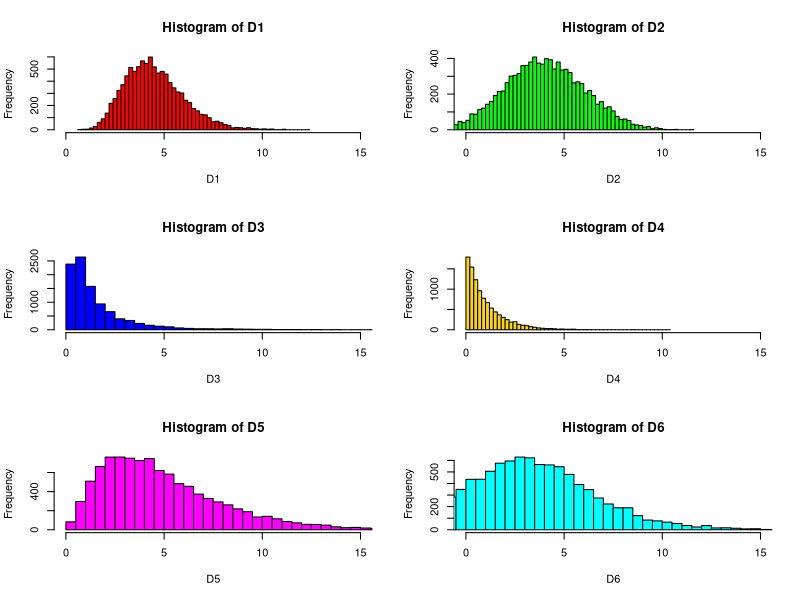
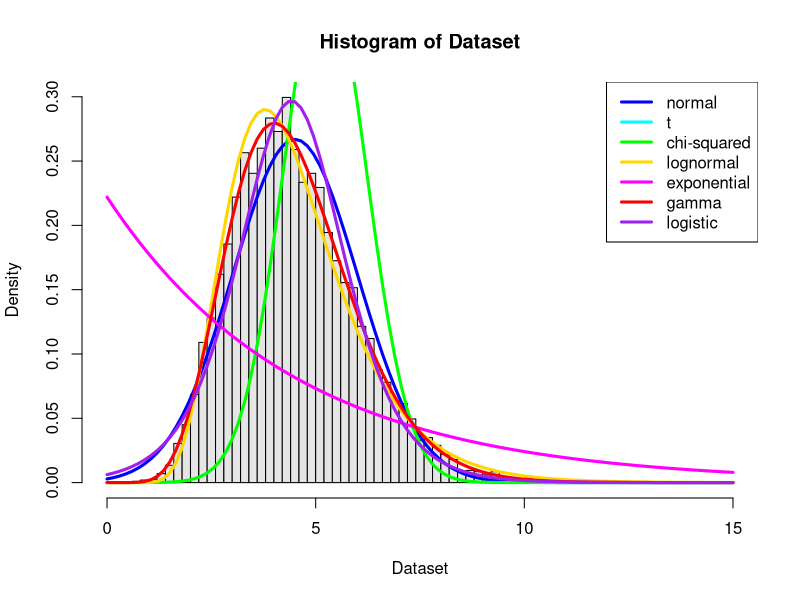
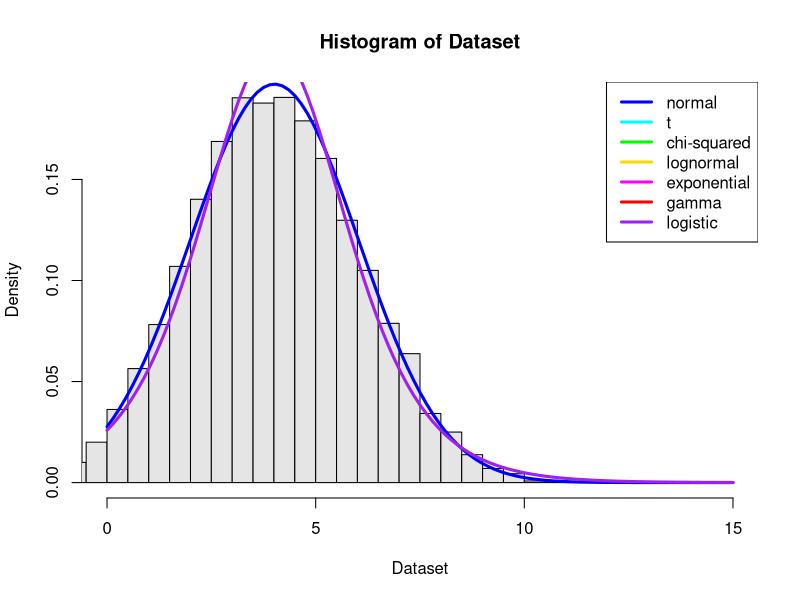
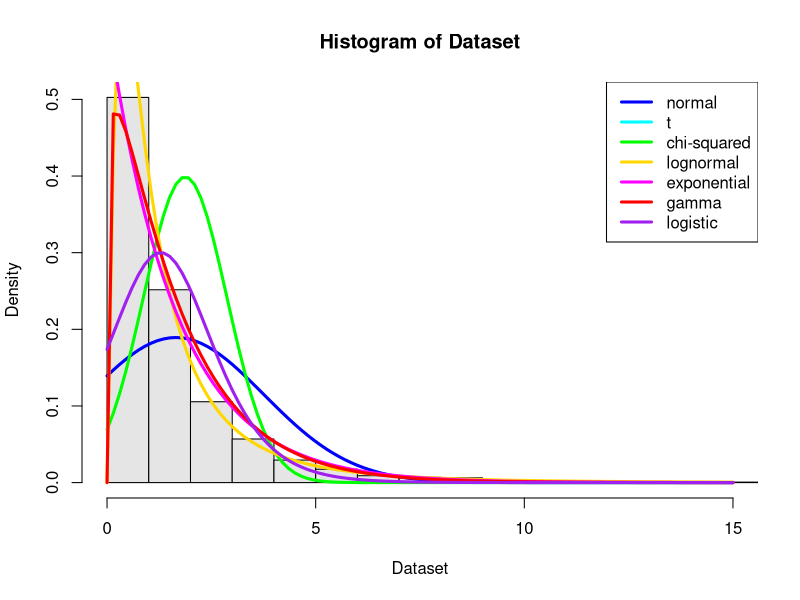
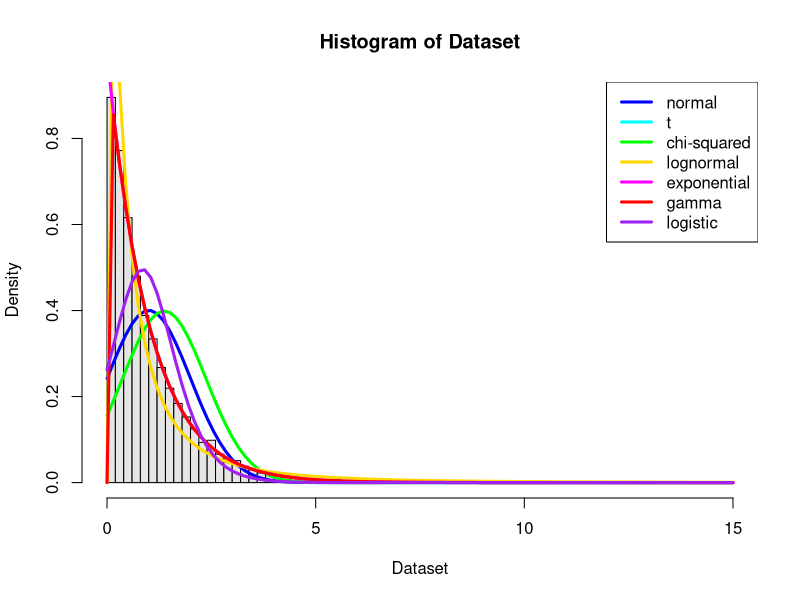
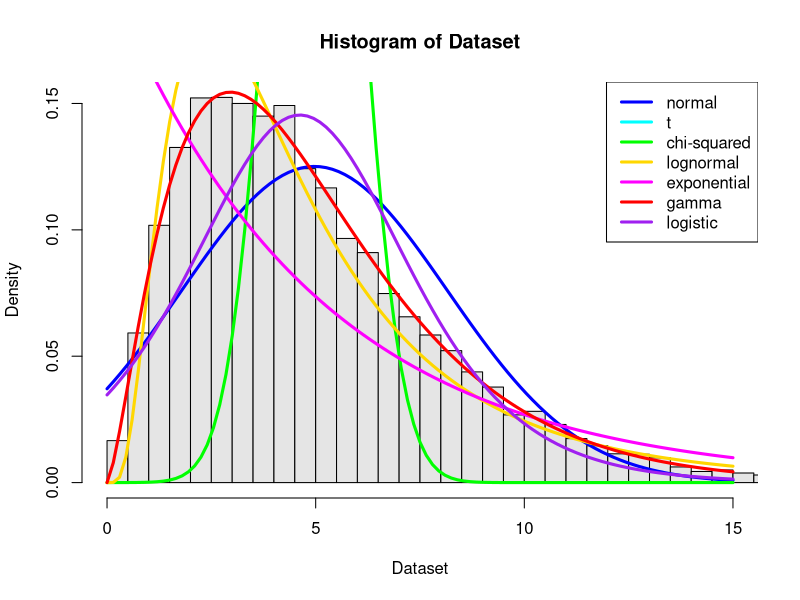
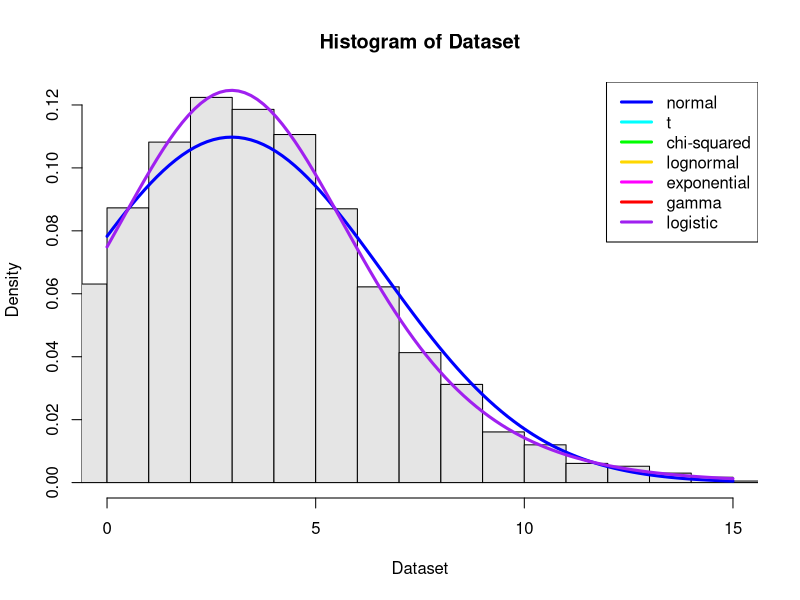

The R script that drew these images, in order:

# CS249 -- Spring 2017 -- D.S. Parker (c) 2017

# # Problem:  Fitting Distribution Parameters to Data

# Problem:  given a sequence of random real values, attempt to determine which distribution it follows.
# 
# More specifically, develop a program that reads in a numeric table, and --
# for each dataset in the table (where each column in the table is a "dataset")
# -- determines the distribution and parameters that gives the closest match to it.
# 
# For example, if the dataset has 1 column that fits a normal distribution
# with mean 2 and standard deviation 3, your program should print the line:
#
#   normal 2 3
#
# As a more interesting example, a demonstration table is included below
# that has 6 columns, each with a different distribution.
# With this table as input, your program should print the following output:
#
#   gamma 9 2
#   normal 4 2
#   lognormal 0 1
#   exponential 1
#   chi-squared 5
#   logistic 3 2
#
# For simplicity, the parameters used in this assignment will always be integers,
# so the printed output should always have integer parameter values.
# 

# ## fitdistr
# 
# Your program can use the "fitdistr" function in the MASS library in order to fit distributions to data.
# 
# To use fitdistr, you can install the MASS package in R

# In[29]:

not.installed <- function(pkg) !is.element(pkg, installed.packages()[,1])

if (not.installed("MASS"))  install.packages("MASS")  # we need the MASS package

library(MASS)  #  load the MASS package

#  ?fitdistr      #  look at the help for the fitdistr function


# ##  Generate a sample table with 6 columns (datasets)
# 
# The table is of size (N x 6), where N=10000.
# Each column in this dataset is a random sample from a different distribution.

# In[20]:

# we generate a table whose columns are random samples from different distributions

N = 10000
D1 = rgamma( N, 9, 2 )
D2 = rnorm( N, 4, 2 )
D3 = rlnorm( N, 0, 1 )
D4 = rexp( N, 1 )
D5 = rchisq( N, 5 )
D6 = rlogis( N, 3, 2 )

# All parameter values in this assignment will be integers !

Table = round(cbind( D1,D2,D3,D4,D5,D6 ),8)

colnames(Table) = c("D1","D2","D3","D4","D5","D6")

# print the first few lines of the table:

head(Table)


# ## For fun, plot a histogram of each column in the Table

# In[30]:

opar = par(mfrow = c(3,2))

# make 3 rows of plots, with 2 plots per row

B=60
hist( D1, col="red", xlim=c(0,15), breaks=B )
hist( D2, col="green", xlim=c(0,15), breaks=B )
hist( D3, col="blue", xlim=c(0,15), breaks=B )
hist( D4, col="gold", xlim=c(0,15), breaks=B )
hist( D5, col="magenta", xlim=c(0,15), breaks=B )
hist( D6, col="cyan", xlim=c(0,15), breaks=B )

par(opar)  # restore previous values of plotting parameters


# ## Your program should handle these kinds of distributions:

# In[34]:

Distribution_name = c(
    "normal",
    "t",
    "chi-squared",
    "lognormal",
    "exponential",
    "gamma",
    "logistic"
)

Distribution_can_have_negative_values = c(
    TRUE,
    TRUE,
    FALSE,
    FALSE,
    FALSE,
    FALSE,
    TRUE
)

Distribution_function = c(
    dnorm,
    dt,
    dchisq,
    dlnorm,
    dexp,
    dgamma,
    dlogis
)

Distribution_color = c(
    "blue",
    "cyan",
    "green",
    "gold",
    "magenta",
    "red",
    "purple"
)

add_curve = function( dist_name, p ) {
    if (dist_name == "normal")      curve( dnorm(x, p[1], p[2] ),    col="blue", lwd=3, add=TRUE )
    if (dist_name == "t")           curve( dt(x, p[1], p[2], p[3] ), col="cyan", lwd=3, add=TRUE )
    if (dist_name == "chi-squared") curve( dnorm(x, p[1] ),          col="green", lwd=3, add=TRUE )
    if (dist_name == "lognormal")   curve( dlnorm(x, p[1], p[2] ), col="gold", lwd=3, add=TRUE )
    if (dist_name == "exponential") curve( dexp(x, p[1] ),         col="magenta", lwd=3, add=TRUE )
    if (dist_name == "gamma")       curve( dgamma(x, p[1], p[2] ),  col="red", lwd=3, add=TRUE )
    if (dist_name == "logistic")    curve( dlogis(x, p[1], p[2] ),  col="purple", lwd=3, add=TRUE )
}


# ## Example of how to analyze the data in R, with fitdistr:

# In[37]:

n = nrow(Table)
p = ncol(Table)

for (j in 1:p) {
    Dataset = Table[,j]   #  j-th dataset = j-th column of the data table
    cat(sprintf("\ntrying Dataset %d:\n", j))
    
    Dataset_is_nonnegative = !any( Dataset < 0 )
    if (Dataset_is_nonnegative) {
        cat("Dataset is nonnegative\n")
    } else {
        cat("Dataset has some negative values, so it cannot follow nonnegative distributions\n")
    }

    hist( Dataset, col="gray90", xlim=c(0,15), breaks=50, probability=TRUE )
    # display a histogram for each column Dataset
    legend( "topright", Distribution_name, col=Distribution_color, lwd=3 )

    for (i in 1:length(Distribution_name)) {
        dist_name = Distribution_name[i]
        if (Distribution_can_have_negative_values[i] || Dataset_is_nonnegative) {
            # don't try to fit a nonnegative distribution to data that is negative

            if (dist_name == "chi-squared") {  # fitdistr requires special handling of chi-squared
                fit = suppressWarnings( fitdistr( Dataset, dist_name, list(df=round(mean(Dataset))), method="BFGS" ) )
            } else {
                fit = suppressWarnings( fitdistr( Dataset, dist_name ) )
            }

            # "fit" is the object returned by fitdistr, describing the fit

            fitted_parameters = fit$estimate
            log_likelihood = fit$loglik

            parameter_value_string = paste(round(fitted_parameters), collapse=" ")
            # we round the parameter values so that they are integers.

            # This is what the output is supposed to look like:
            cat(sprintf("%s %s\n", dist_name, parameter_value_string))  

            # To show how good the fit is, we also print the log-likelihood here
            cat(sprintf("               log-likelihood = %f\n", log_likelihood))
            
            add_curve( dist_name, fitted_parameters )  # show the fit on the histogram

            # The optimal distribution is the one with maximum-likelihood
            #  (and:  maximum-likelihood == maximum-log-likelihood).
            # Your program needs to determine which distribution maximizes this.
        }
    }
}


# The computation above can take a little while, don't worry about this.
# Be patient here ....

# ## That's it!  Now just write an R script that does this for any dataset it reads in.
# 
# To get you started, your R script can be an extension of this outline:
# 

# #  Read in a table (in csv format) from standard input:
# Table = data.matrix(read.csv( file("stdin"), header=TRUE ))
# 
# 
# Distribution = c( "normal", "t", "chi-squared", "lognormal", "exponential", "gamma", "logistic")
# Distribution_can_have_negative_values = c( TRUE, TRUE, FALSE, FALSE, FALSE, FALSE, TRUE )
# 
# for (j in 1:ncol(Table)) {
#     Dataset = Table[,j]        #  j-th dataset = the j-th column of the table
#     Dataset_is_nonnegative = !any( Dataset < 0 )
# 
#     for (i in 1:length(Distribution)) {
#         dist_name = Distribution[i]
#         if (Distribution_can_have_negative_values[i] || Dataset_is_nonnegative) {
#             # don't try to fit a nonnegative distribution to data that is negative
# 
#             if (dist_name == "chi-squared") {
#                 # fitdistr requires special handling of chi-squared
#                 fit = suppressWarnings( fitdistr( Dataset, dist_name,
#                                   list(df=round(mean(Dataset))), method="BFGS" ) )
#             } else {
#                 fit = suppressWarnings( fitdistr( Dataset, dist_name ) )
#             }
# 
#             fitted_parameters = fit$estimate
#             log_likelihood = fit$loglik
#             
#             parameter_value_string = paste(round(fitted_parameters), collapse=" ")
#             # print integer parameters
#             cat(sprintf("%s %s\n", dist_name, parameter_value_string))
# 
#             # The optimal distribution is the one with maximum-likelihood
#             #  (and:  maximum-likelihood == maximum-log-likelihood).
#             # The optimal distribution needs to be tracked here .............
#         }
#     }
# }
# 

# # What your program's output should look like
# 
# If your program had been given the Table above as input,
# it should print the following six lines of output:
#
# gamma 9 2
# normal 4 2
# lognormal 0 1
# exponential 1
# chi-squared 5
# logistic 3 2
#
# For simplicity, the parameters used here will always be integers,
# so the printed output should always have integer parameter values.

# In[ ]:



